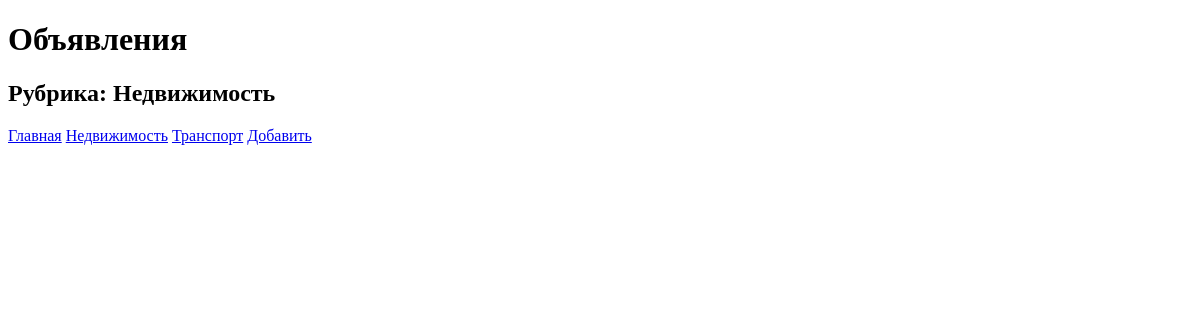
Page /bboard/1/ on the earlier database version.
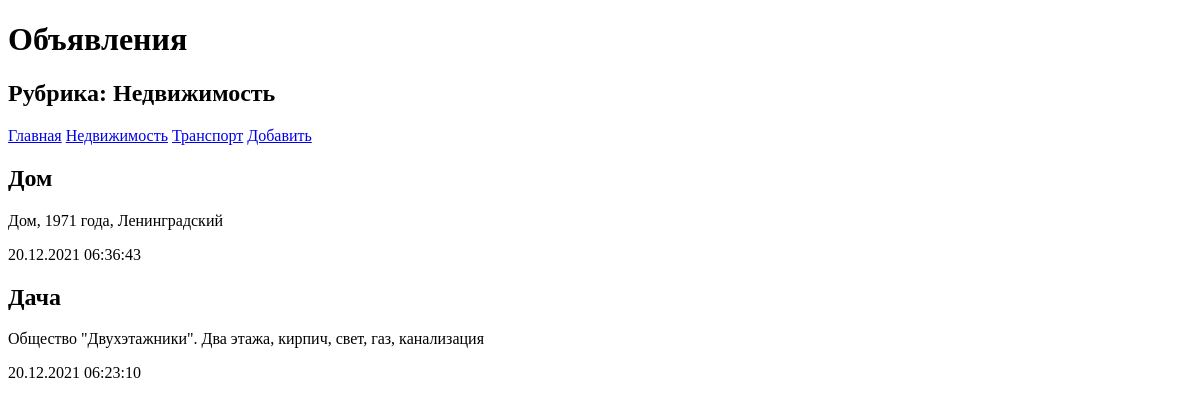
Same page on the later database version.
### bboard/models.py (models this page shows, shortened)
class Rubric(models.Model):
    name = models.CharField(max_length=20, db_index=True, verbose_name='Название')
    class Meta:
        verbose_name_plural = 'Рубрики'
        verbose_name = 'Рубрика'
        ordering = ['name']

class Bb(models.Model):
    title = models.CharField(max_length=50,verbose_name='Товар')
    content = models.TextField(null=True, blank=True, verbose_name='Описание')
    price = models.FloatField(null=True, blank=True, verbose_name='Цена')
    published = models.DateTimeField(auto_now_add=True, db_index=True,verbose_name='Опубликовано')
    rubric = models.ForeignKey('Rubric', null=True, on_delete=models.PROTECT, verbose_name='Рубрика')
    class Meta:
        verbose_name_plural = 'Объявления'
        verbose_name = 'Объявление'
        ordering = ['-published']

### bboard/views.py (the view)
# urls.py: path('bboard/<int:rubric_id>/', by_rubric, name='by_rubric'),
def by_rubric(request, rubric_id):
    bbs = Bb.objects.filter(rubric=rubric_id)
    rubrics = Rubric.objects.all()
    current_rubric = Rubric.objects.get(pk=rubric_id)
    context = {'bbs': bbs, 'rubrics': rubrics,
               'current_rubric': current_rubric}
    return render(request, 'bboard/by_rubric.html', context)

### bboard/templates/bboard/by_rubric.html (shortened to what this page needs)
<!DOCTYPE html>
<html lang="en">
<head>
</head>
<body>
    <h1>Объявления</h1>
    <h2>Рубрика: {{ current_rubric.name }}</h2>
    <div>
        <a href="{% url 'index' %}">Главная</a>
        {% for rubric in rubrics %}
        <a href="{% url 'by_rubric' rubric.pk %}">{{ rubric.name }}</a>
        {% endfor %}
        <a href="{% url 'add' %}">Добавить</a>
    </div>
    {% for bb in bbs %}
    <div>
        <h2>{{ bb.title }}</h2>
        <p>{{ bb.content }}</p>
        <p>{{ bb.published|date:"d.m.Y H:i:s" }}</p>
    </div>
    {% endfor %}
</body>
</html>

Differences in the rows shown:
now on this page (row edited): Bb: title "Дом", content "Дом, 1971 года, Ленинградский", published "20.12.2021 06:36:43"
now on this page (row edited): Bb: title "Дача", content "Общество \"Двухэтажники\". Два этажа, кирпич, свет, газ, канализация", published "20.12.2021 06:23:10"
